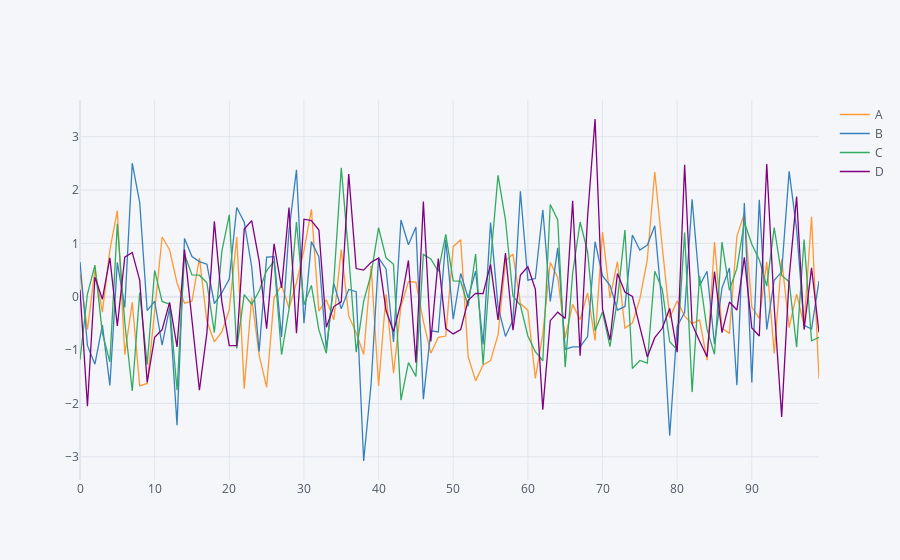

Notebook code cell kept with this figure:
### Markdown cell above
#### Plot with iplot to make it more interactive

### Code cell
df1.iplot()
